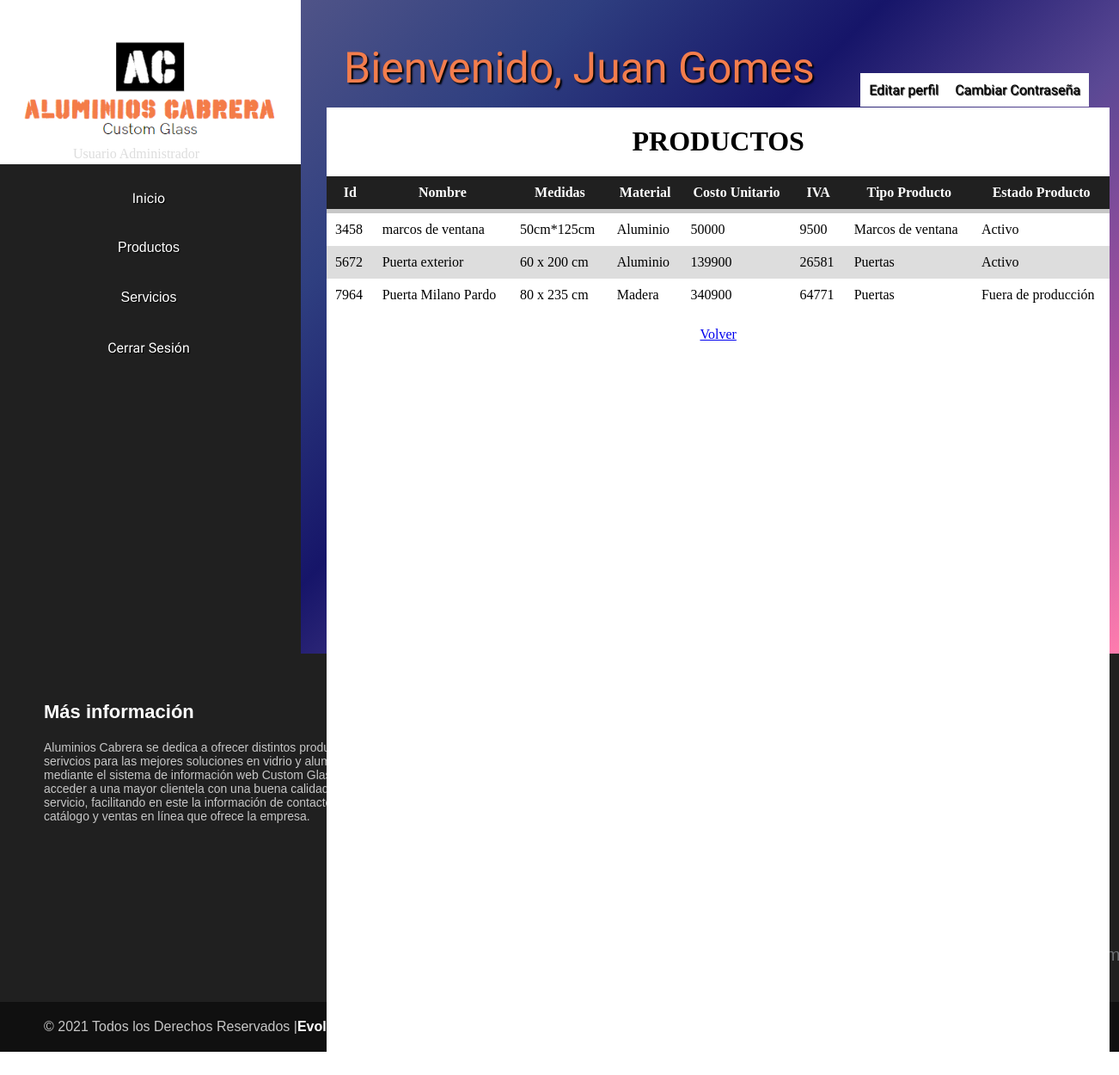
The app's page /Vista/Principal.php?pg=listarProductos (signed in) with its own data.
### tables this page shows
CREATE TABLE `usuario` (
  `idUsuario` int(10) UNSIGNED NOT NULL,
  `Rol` int(10) UNSIGNED NOT NULL,
  `CorreoUsuario` varchar(255) NOT NULL,
  `ContraUsuario` varchar(45) NOT NULL,
  `NombresUsu` varchar(45) NOT NULL
);

CREATE TABLE `producto` (
  `idProducto` int(10) UNSIGNED NOT NULL,
  `EstadoProducto` int(10) UNSIGNED NOT NULL,
  `TipoProducto` int(10) UNSIGNED NOT NULL,
  `nombreProd` varchar(45) NOT NULL,
  `medidasProd` varchar(255) DEFAULT NULL,
  `materialProd` varchar(255) DEFAULT NULL,
  `costoUnitario` float NOT NULL,
  `IVA` float NOT NULL
);

CREATE TABLE `tipo_producto` (
  `idTipo` int(10) UNSIGNED NOT NULL,
  `tipoProd` varchar(45) NOT NULL
);

CREATE TABLE `estado_producto` (
  `idEstadoProd` int(10) UNSIGNED NOT NULL,
  `estadoProd` varchar(45) NOT NULL
);

### Modelo/conexionBasesDatos.php (called while the page is built)
<?php
function Conectarse()
{
	$Conexion=new mysqli("localhost","root","","customglassdb");
	if ($Conexion->connect_errno)
		echo "Problemas en la Conexion ". $Conexion->connect_error;
	else
		return $Conexion;
}
?>

### Modelo/claseProducto.php (called while the page is built, shortened)
<?php
	class producto
	{
		public function consultarProductos()
	{
		$this->Conexion=Conectarse();
		 $sql="SELECT p.idProducto, p.nombreProd, p.medidasProd, p.materialProd, p.costoUnitario, p.IVA, tp.tipoProd, ep.estadoProd FROM producto p, tipo_producto tp, estado_producto ep WHERE (p.EstadoProducto = ep.idEstadoProd) AND (p.TipoProducto = tp.idTipo)";
		$resultado=$this->Conexion->query($sql);
		return $resultado;
	}
	}
?>

### Vista/listarProductos.php (the view, shortened to what this page needs)
<?php
  require "../Modelo/claseProducto.php";
  $objProductos = new producto();
  $productos= $objProductos->consultarProductos();
?>
<!DOCTYPE html>
<html>
<head>
</head>
<body>
<h1 align="center">PRODUCTOS</h1>
<table align="center">
  <thead>
  <tr align="center">
    <th>Id</th>
    <th>Nombre</th>
    <th>Medidas</th>
    <th>Material</th>
    <th>Costo Unitario</th>
    <th>IVA</th>
    <th>Tipo Producto</th>
    <th>Estado Producto</th>
  </tr>
  </thead>
  <?php
  while ($producto = $productos->fetch_object())
  {
  ?>
  <tr>
        <td><?php  echo  ($producto->idProducto)  ?>     </td>
        <td><?php  echo  ($producto->nombreProd)  ?></td>
        <td><?php  echo  ($producto->medidasProd) ?> </td>
        <td><?php  echo  ($producto->materialProd)  ?></td>
        <td><?php  echo  ($producto->costoUnitario)  ?></td>
        <td><?php  echo  ($producto->IVA)  ?></td>
        <td><?php  echo  ($producto->tipoProd)  ?></td>
        <td><?php  echo  utf8_decode($producto->estadoProd)  ?></td>
  </tr>
  <?php
  }
  ?>
</table>
<br>
      <center>
      <a href="Principal.php">Volver</a>
      </center>
</body>

### Vista/Principal.php (shortened to what this page needs)
<?php
extract ($_REQUEST);
?>
<?php
require "../Modelo/conexionBasesDatos.php";
$objConexion = Conectarse();
$sqlusu="SELECT * FROM usuario WHERE (CorreoUsuario = '$_SESSION[user]')";
$usuarioN = $objConexion->query($sqlusu);
$usuarioNa = $usuarioN->fetch_object();
?>
<!DOCTYPE html>
<html>
<head>
	<link rel="stylesheet" type="text/css" href="../Estilos/principal.css">
</head>
<body>
	<div id="box">
		<p id="saludo"> Bienvenido,  <?php echo $usuarioNa->NombresUsu  ?></p>
		<a id="perfilusu" href="Principal.php?pg=usuario">Editar perfil</a>
		<a id="passusu" href="Principal.php?pg=usuariopass">Cambiar Contraseña</a>
		<div id="menu">
			<img src="../Imagenes/menu.png" width="100%"><p id="usuariotp">Usuario Administrador</p>
	<li><a id="opcion" href="Principal.php?pg=pgInicial">Inicio</a></li><br>
	<li id="titulo">Productos
</li>
<li id="titulo">Servicios
</li>
	<li><a id="opcion" href="../Controlador/salir.php?x=3">Cerrar Sesión</a></li><br>
</div>
 <div id="divContenido">
        <?php include $pg.".php"; ?>
      </div>
</div>
<footer>
	<div class="container-footer-all">
		<div class="container-body">
		<div class="colum1">
			<h1>Más información</h1>
			<p>Aluminios Cabrera se dedica a ofrecer distintos productos y serivcios para las mejores soluciones en vidrio y aluminio, mediante el sistema de información web Custom Glass busca acceder a una mayor clientela con una buena calidad de servicio, facilitando en este la información de contacto, el catálogo y ventas en línea que ofrece la empresa.</p>
		</div>
		<div class="colum2">
			<h1>Redes Sociales</h1>
			<div class="row1">
				<label><a href="*">Siguenos en Facebook</a></label>
			</div>
			<div class="row1">
				<label><a href="*">Siguenos en Instagram</a></label>
			</div>
			<div class="row1">
				<label><a href="*">Siguenos en Twitter</a></label>
			</div>
		</div>
		<div class="colum3">
			<h1>Información Contactos</h1>
			<div class="row2">
				<label>+57 300 605-7447</label>
			</div>
			<div class="row2">
				<label>+57 304 601-5140</label>
			</div>
			<div class="row2">
				<label>+57 314 4893063</label>
			</div>
			<div class="row2">
				<label>jpatinopineros@gmail.com</label>
			</div>
		</div>
	</div>
	</div>
	<div class="container-footer">
		<div class="footer">
			<div class="copyright">
			© 2021 Todos los Derechos Reservados	|<a href="*">Evolves Code</a>
		</div>
		<div class="information">
			<a href="*">Información Compañia</a>	|<a href="*">Politica y Privacidad</a> 	|<a href="*">Terminos y Condiciones</a>
		</div>
		</div>
	</div>
</footer>
</body>
</html>

### Estilos/principal.css (style rules this page uses)
body { background-image: linear-gradient(135deg, #0087D4, #505488, #2F3F80, #161569, #5A4894, #A950A1, #FF7CAE); height: 100%; width: 100%; background-repeat: no-repeat; display: block; margin: 0; }
#box { background-image: linear-gradient(135deg, #0087D4, #505488, #2F3F80, #161569, #5A4894, #A950A1, #FF7CAE); padding: 40px 0; box-shadow: 0 0 6px 0 rgba(255, 255, 255, 0.8); width: 100%; height: 760px; display: block; margin: 0; padding: 0; }
#saludo { position: relative; left: 400px; top: 50px; display: inline; font-family: 'Lobster', cursive; font-size: 50px; color: #f37d4d; text-shadow: 2px 2px 2px black; }
#usuariotp { font-family: 'Merriweather', serif; display: inline; color: #ddd; top: -25px; right: -85px; position: relative; }
#perfilusu { text-decoration: none; display: inline; position: absolute; color: black; font-family: 'Cairo', sans-serif; text-shadow: 1px 1px 1px #000; padding: 10px; position: absolute; background: white; right: 200px; top: 85px; }
#passusu { text-decoration: none; display: inline; position: absolute; color: black; font-family: 'Cairo', sans-serif; text-shadow: 1px 1px 1px #000; padding: 10px; position: absolute; background: white; right: 35px; top: 85px; }
#divContenido { background-color: white; position:absolute; left:380px; top:125px; width:70%; height:95%; z-index:4; overflow:auto; }
#menu { position: absolute; top: 0px; background-color: #202020; width: 350px; height: 760px; margin: 0; box-shadow: 3px, 3px, 3px black; }
#titulo { color: white; text-decoration: none; font-family: 'Cairo', sans-serif; text-shadow: 1px 1px 1px #000; padding: 8px; height: 25px; display: inline-block; position: center; }
#menu li { float: left; font-color: #C7C7C7; font-family: sans-serif; background: #202020; position: center; width: 330px; height: 42px; margin: 0; padding: 8px; }
#opcion { color: white; text-decoration: none; font-family: 'Cairo', sans-serif; text-shadow: 1px 1px 1px #000; display: inline-block; position: center; }
#menu li { display: inline-block; text-align: center; }
label { color: var(--colorTextos); font-size: 20px; transition: 0.5s ease-in-out all; pointer-events: none; }
:root { --colorTextos:#6D7074; }
table { background-color: white; text-align: left; border-collapse: collapse; width: 100%; }
th, td { padding: 10px; }
thead { background-color: #202020; border-bottom: solid 5px #C7C7C7; color: white; }
tr:nth-child(even) { background-color: #ddd; }
footer { margin: 0; padding: 0; box-sizing: border-box; font-family: sans-serif; background: #202020; color: white; width: 100%; }
.container-footer-all { width: 100%; max-width: 1200px; margin: auto; padding: 40px; }
.container-body { display: flex; justify-content: space-between; }
.colum1 { max-width: 400px; }
.colum1 h1 { font-size: 22px; }
.colum1 p { font-size: 14px; color: #C7C7C7; margin-top: 20px; }
.colum2 { max-width: 400px; }
.colum2 h1 { font-size: 22px; }
.row1 { margin-top: 20px; display: flex; }
.row1 a { text-decoration: none; color: #C7C7C7; }
.row1 label { margin-top: 10px; margin-left: 20px; color: #C7C7C7 }
.colum3 { max-width: 400px; }
.colum3 h1 { font-size: 22px; }
.row2 { display: flex; margin-top: 20px; }
.row2 label { margin-left: 20px; margin-top: 10px; max-width: 150px; }
.container-footer { max-width: 100%; background: #101010; }
.footer { max-width: 1200px; margin: auto; display: flex; justify-content: space-between; padding: 20px; }
.copyright { color: #C7C7C7; }
.copyright a { text-decoration: none; color: white; font-weight: bold; }
.information a { text-decoration: none; color: #C7C7C7; }

### records on screen
usuario: NombresUsu "Juan Gomes"
producto: idProducto "3458", nombreProd "marcos de ventana", medidasProd "50cm*125cm", materialProd "Aluminio", costoUnitario "50000", IVA "9500", tipo_producto.tipoProd "Marcos de ventana", estado_producto.estadoProd "Activo"
producto: idProducto "5672", nombreProd "Puerta exterior", medidasProd "60 x 200 cm", materialProd "Aluminio", costoUnitario "139900", IVA "26581", tipo_producto.tipoProd "Puertas", estado_producto.estadoProd "Activo"
producto: idProducto "7964", nombreProd "Puerta Milano Pardo", medidasProd "80 x 235 cm", materialProd "Madera", costoUnitario "340900", IVA "64771", tipo_producto.tipoProd "Puertas", estado_producto.estadoProd "Fuera de producción"
